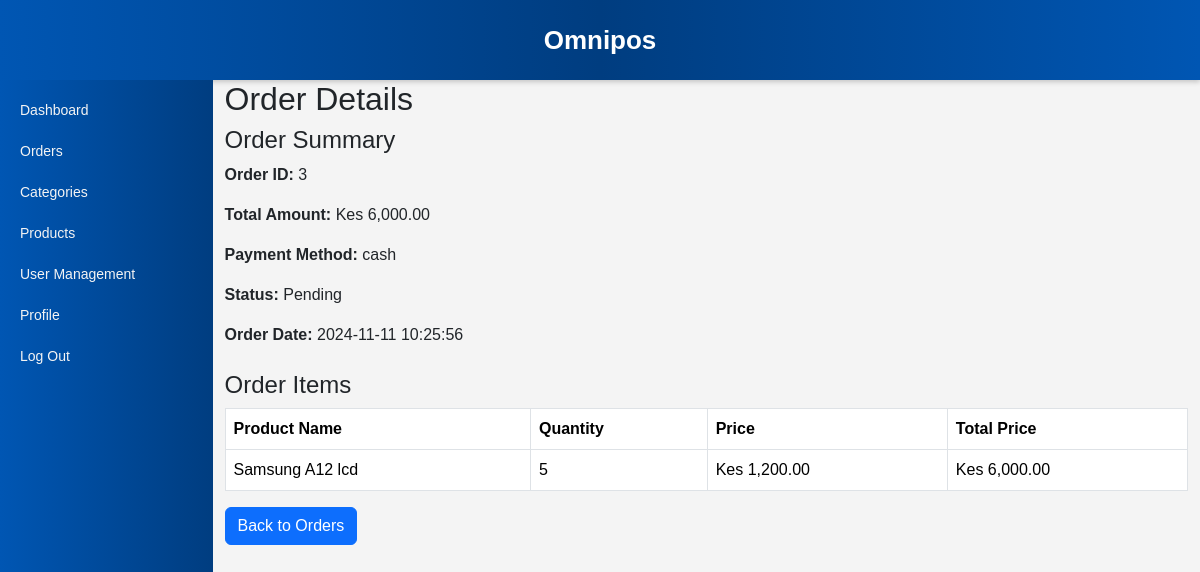
The app's page /order_details.php?id=3 (signed in) with its own data.
### tables this page shows
CREATE TABLE `orders` (
  `id` int(11) NOT NULL,
  `amount` int(11) NOT NULL,
  `status` tinyint(1) DEFAULT NULL,
  `payment_method` text NOT NULL,
  `created_at` timestamp NOT NULL DEFAULT current_timestamp(),
  `updated_at` timestamp NOT NULL DEFAULT current_timestamp() ON UPDATE current_timestamp()
);

CREATE TABLE `order_items` (
  `id` int(11) NOT NULL,
  `order_id` int(11) NOT NULL,
  `product_id` int(11) NOT NULL,
  `quantity` int(11) NOT NULL,
  `price` int(11) NOT NULL,
  `total_price` int(11) NOT NULL
);

CREATE TABLE `products` (
  `id` int(11) NOT NULL,
  `name` text NOT NULL,
  `category` bigint(20) NOT NULL,
  `price` int(11) NOT NULL,
  `quantity` int(11) NOT NULL
);

### order_details.php (the view, shortened to what this page needs)
<?php
include "header.php";
include "config.php";
$order_id = $_GET["id"];
$order_sql =
    "SELECT amount, payment_method, status, created_at FROM orders WHERE id = ?";
$stmt = $db->prepare($order_sql);
$stmt->bind_param("i", $order_id);
$stmt->execute();
$order_result = $stmt->get_result();
$order = $order_result->fetch_assoc();
$order_items_sql = "SELECT oi.product_id, p.name AS product_name, oi.quantity, oi.price, oi.total_price
                    FROM order_items oi
                    JOIN products p ON oi.product_id = p.id
                    WHERE oi.order_id = ?";
$stmt = $db->prepare($order_items_sql);
$stmt->bind_param("i", $order_id);
$stmt->execute();
$order_items_result = $stmt->get_result();
$order_items = $order_items_result->fetch_all(MYSQLI_ASSOC);
?>
<main class="container">
    <h2>Order Details</h2>
    <div class="order-summary mb-4">
        <h4>Order Summary</h4>
        <p><strong>Order ID:</strong> <?php echo htmlspecialchars(
            $order_id
        ); ?></p>
        <p><strong>Total Amount:</strong> Kes <?php echo number_format(
            $order["amount"],
            2
        ); ?></p>
        <p><strong>Payment Method:</strong> <?php echo htmlspecialchars(
            $order["payment_method"]
        ); ?></p>
        <p><strong>Status:</strong> <?php echo $order["status"] == 1
            ? "Pending"
            : "Completed"; ?></p>
        <p><strong>Order Date:</strong> <?php echo htmlspecialchars(
            $order["created_at"]
        ); ?></p>
    </div>
    <h4>Order Items</h4>
    <table class="table table-bordered">
        <thead>
            <tr>
                <th>Product Name</th>
                <th>Quantity</th>
                <th>Price</th>
                <th>Total Price</th>
            </tr>
        </thead>
        <tbody>
            <?php foreach ($order_items as $item): ?>
                <tr>
                    <td><?php echo htmlspecialchars(
                        $item["product_name"]
                    ); ?></td>
                    <td><?php echo htmlspecialchars($item["quantity"]); ?></td>
                    <td>Kes <?php echo number_format($item["price"], 2); ?></td>
                    <td>Kes <?php echo number_format(
                        $item["total_price"],
                        2
                    ); ?></td>
                </tr>
            <?php endforeach; ?>
        </tbody>
    </table>
    <a href="orders.php" class="btn btn-primary">Back to Orders</a>
</main>
<?php include "footer.php"; ?>

### header.php (style rules this page uses)
* { margin: 0; padding: 0; }
body { height: 100vh; display: grid; grid-template-areas: 'header header header header header header header header header header' 'menu main main main main main main main main main'; font-family: Arial, sans-serif; background-color: #f4f4f4; }
main { grid-area: main; height: 90vh; }

### records on screen
orders: amount "6,000.00", payment_method "cash", created_at "2024-11-11 10:25:56"
order_items: product.name "Samsung A12 lcd", quantity "5", price "1,200.00", total_price "6,000.00"

### other values on screen
$order_id "3"
